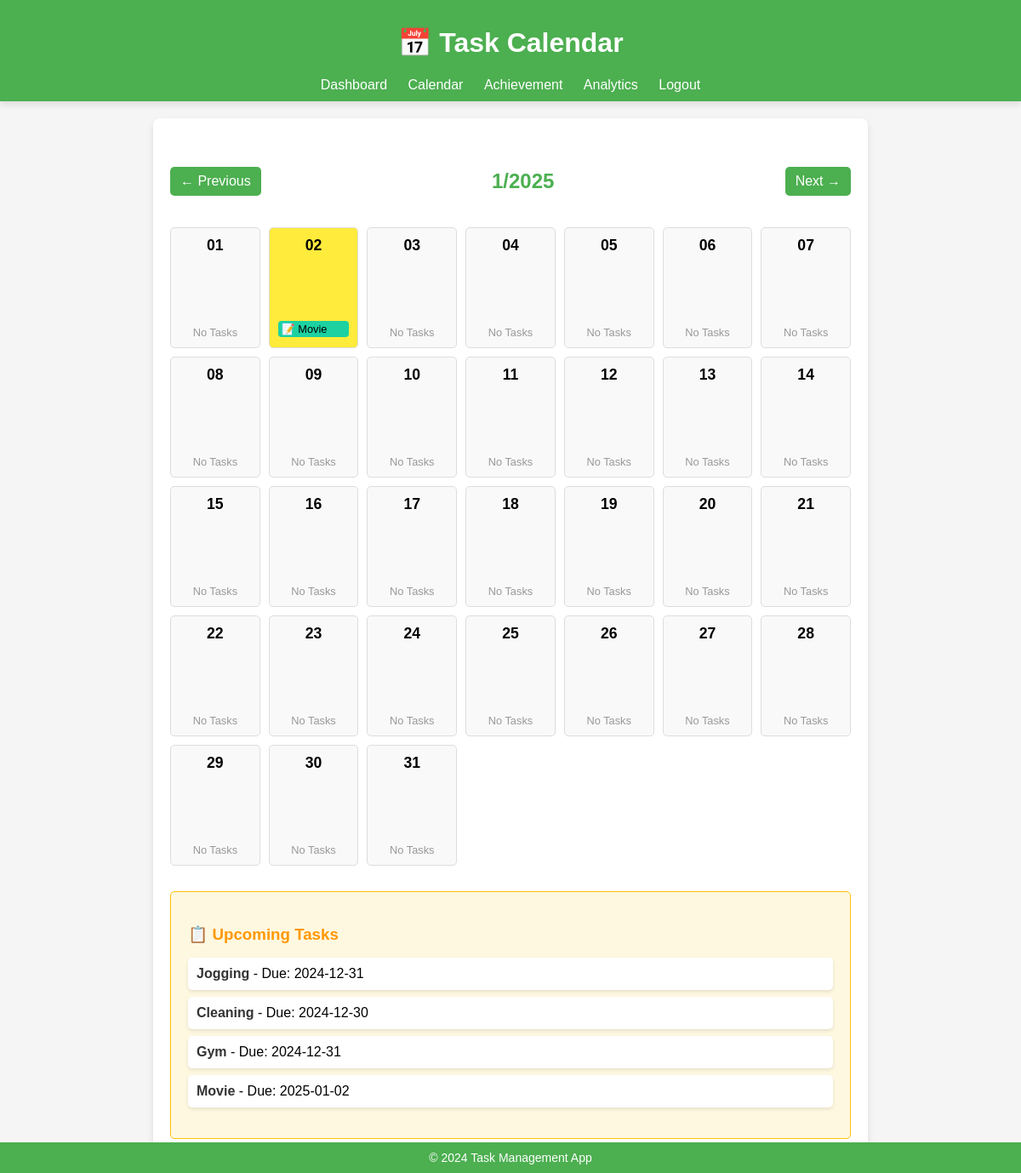
The page /calendar?year=2025&month=1 (signed in) on the database its author committed.
### main.py (models this page shows)
class Task(db.Model):
    id = db.Column(db.Integer, primary_key=True)
    title = db.Column(db.String(100), nullable=False)
    description = db.Column(db.Text, nullable=True)
    due_date = db.Column(db.Date, nullable=False)
    status = db.Column(db.String(20), default='Pending')
    priority = db.Column(db.String(10), default='Low')
    user_id = db.Column(db.Integer, db.ForeignKey('user.id'))
    created_date = db.Column(db.DateTime, default=datetime.utcnow)
    completed_date = db.Column(db.DateTime, nullable=True)
    is_deleted = db.Column(db.Boolean, default=False)

### main.py (the view)
@app.route('/calendar')
def calendar():
    user = get_current_user()  # Assuming this gets the current user
    if not user:
        flash('Please log in first.', 'warning')
        return redirect(url_for('login'))
    tasks = Task.query.filter_by(user_id=user.id, is_deleted=False).all()
    events = []
    for task in tasks:
        if task.due_date:
            event = {
                'title': task.title,
                'start': task.due_date.strftime('%Y-%m-%d'),
                'description': task.description,
                'priority': task.priority
            }
            events.append(event)
    year = int(request.args.get('year', datetime.now().year))
    month = int(request.args.get('month', datetime.now().month))
    today = datetime.now()
    month_start = datetime(year, month, 1)
    next_month = (month_start.replace(day=28) + timedelta(days=4)).replace(day=1)
    month_end = next_month - timedelta(days=1)
    calendar_days = []
    tasks_by_date = defaultdict(list)
    for task in tasks:
        if task.due_date:
            tasks_by_date[task.due_date].append(task)
    current_day = month_start
    while current_day <= month_end:
        tasks_for_day = tasks_by_date.get(current_day.date(), [])
        calendar_days.append({
            'date': current_day.strftime('%Y-%m-%d'),
            'day': current_day.strftime('%d'),
            'is_today': current_day.date() == today.date(),
            'tasks': [{
                'title': task.title,
                'priority': task.priority,
                'description': task.description
            } for task in tasks_for_day]
        })
        current_day += timedelta(days=1)
    prev_month = (month_start - timedelta(days=1)).month
    prev_year = (month_start - timedelta(days=1)).year
    next_month = (month_end + timedelta(days=1)).month
    next_year = (month_end + timedelta(days=1)).year
    return render_template(
        'calendar.html',
        events=events,
        calendar_days=calendar_days,
        current_year=year,
        current_month=month,
        prev_year=prev_year,
        prev_month=prev_month,
        next_year=next_year,
        next_month=next_month
    )

### main.py (called while the page is built)
def get_current_user():
    user_id = session.get('user_id')
    if user_id:
        return db.session.get(User, user_id)
    return None

### templates/calendar.html (shortened to what this page needs)
<!DOCTYPE html>
<html lang="en">
<head>
    <link rel="stylesheet" href="{{ url_for('static', filename='styles.css') }}">
</head>
<body>
    <header>
        <h1>📅 Task Calendar</h1>
        <nav>
            <a href="{{ url_for('dashboard') }}">Dashboard</a>
            <a href="{{ url_for('calendar') }}">Calendar</a>
            <a href="{{ url_for('achievement') }}">Achievement</a>
            <a href="{{ url_for('analytics') }}">Analytics</a>
            <a href="{{ url_for('logout') }}">Logout</a>
        </nav>
    </header>
    <main>
        <div class="calendar-container">
            <div class="calendar-navigation">
                <a href="{{ url_for('calendar', year=prev_year, month=prev_month) }}">← Previous</a>
                <h2>{{ current_month }}/{{ current_year }}</h2>
                <a href="{{ url_for('calendar', year=next_year, month=next_month) }}">Next →</a>
            </div>
            <div class="calendar">
                {% for day in calendar_days %}
                    <div class="day {% if day.is_today %}today{% endif %} {% if day.tasks %}has-task{% endif %}">
                        <strong>{{ day.day }}</strong>
                        <div class="tasks">
                            {% if day.tasks %}
                                {% for task in day.tasks %}
                                    {% if not task.is_completed and not task.is_deleted %}
                                        <div class="task-item {{ task.priority|lower }}">
                                            📝 {{ task.title }}
                                        </div>
                                    {% endif %}
                                {% endfor %}
                            {% else %}
                                <div class="no-task">No Tasks</div>
                            {% endif %}
                        </div>
                    </div>
                {% endfor %}
            </div>
        </div>
        <div class="task-details">
            <h3>📋 Upcoming Tasks</h3>
            {% if events %}
                <ul>
                    {% for event in events %}
                        <li>
                            <strong>{{ event.title }}</strong> - Due: {{ event.start }}
                        </li>
                    {% endfor %}
                </ul>
            {% else %}
                <p>No upcoming tasks! 🎉</p>
            {% endif %}
        </div>
    </main>
    <footer>
        <p>&copy; 2024 Task Management App</p>
    </footer>
</body>
</html>

### static/styles.css (style rules this page uses)
body { font-family: Arial, sans-serif; margin: 0; padding: 0; background-color: #f5f5f5; }
header { background-color: #4CAF50; color: white; padding: 10px 0; text-align: center; box-shadow: 0 4px 8px rgba(0, 0, 0, 0.1); }
header nav a { color: white; margin: 0 10px; text-decoration: none; font-size: 16px; }
main { margin: 20px auto; padding: 20px; background-color: white; max-width: 800px; border-radius: 8px; box-shadow: 0 4px 8px rgba(0, 0, 0, 0.1); }
a { color: #4CAF50; text-decoration: none; }
footer { text-align: center; padding: 10px; background-color: #4CAF50; color: white; position: fixed; bottom: 0; width: 100%; }
footer p { margin: 0; font-size: 14px; }

### templates/calendar.html (style rules this page uses)
body { font-family: Arial, sans-serif; margin: 0; padding: 0; }
header { background: #4CAF50; color: white; text-align: center; padding: 10px 0; }
nav { margin-top: 10px; }
nav a { color: white; text-decoration: none; margin: 0 10px; }
.calendar-container { margin: 20px auto; max-width: 900px; text-align: center; }
h2 { color: #4CAF50; margin-bottom: 20px; }
.calendar-navigation { display: flex; justify-content: space-between; align-items: center; margin-bottom: 20px; }
.calendar-navigation a { text-decoration: none; background: #4CAF50; color: white; padding: 8px 12px; border-radius: 5px; }
.calendar { display: grid; grid-template-columns: repeat(7, 1fr); gap: 10px; text-align: center; margin-top: 20px; }
.day { border: 1px solid #ddd; padding: 10px; border-radius: 5px; background-color: #f9f9f9; transition: background-color 0.3s ease; min-height: 120px; display: flex; flex-direction: column; justify-content: space-between; }
.day.has-task { background-color: #ffeb3b; }
.day strong { font-size: 1.1em; }
.day .tasks { margin-top: 5px; overflow-y: auto; max-height: 80px; }
.day .tasks .task-item { font-size: 0.8em; margin: 2px 0; padding: 2px 4px; border-radius: 4px; background: #e9ecef; text-align: left; }
.day .tasks .task-item.low { background-color: #1dd1a1; }
.day .no-task { font-size: 0.8em; color: #999; margin-top: 10px; }
.task-details { margin-top: 30px; padding: 20px; background-color: #fff8e1; border: 1px solid #ffc107; border-radius: 5px; }
.task-details h3 { margin-bottom: 15px; color: #ff9800; }
.task-details ul { list-style: none; padding: 0; }
.task-details li { margin: 8px 0; padding: 10px; border-radius: 5px; background-color: #fff; box-shadow: 0 2px 4px rgba(0,0,0,0.1); }
.task-details li strong { color: #333; }
footer { text-align: center; padding: 10px 0; margin-top: 30px; background: #4CAF50; color: white; }

### rows shown on the page
Task: title "Movie", start "2025-01-02"
Task: title "Jogging", start "2024-12-31"
Task: title "Cleaning", start "2024-12-30"
Task: title "Gym", start "2024-12-31"

### other values the page prints
{{ current_month }} "1"
{{ current_year }} "2025"
{{ day.day }} "01" "02" "03" "04" "05" "06" "07" "08" "09" "10" "11" "12" "13" "14" "15" "16" "17" "18" "19" "20" "21" "22" "23" "24" "25" "26" "27" "28" "29" "30" "31"
